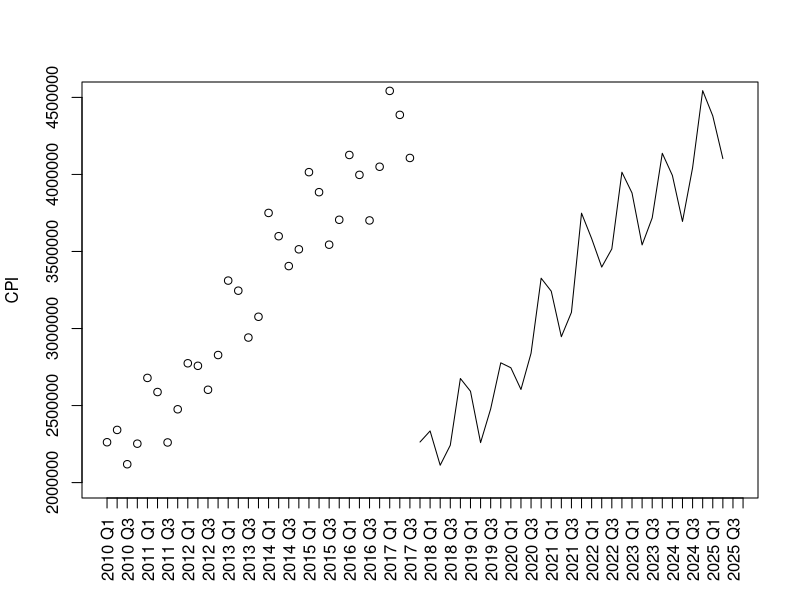

This chart was generated by the following R code:
# allows reading of excel sheets
library(readxl)
# allows writing of excel sheets
library(writexl)
library(zoo)

excel_sheets('financial_recleaned.xlsx')

input_sheet = read_excel("financial_recleaned.xlsx", sheet=1, col_names = TRUE)

#new dataframe

# zoo sequence to name year/quarter
quarters <- as.yearqtr(2011 + seq(0, 30)/4)
format(quarters, "%Y Quarter %q")
quarters <-  as.numeric(quarters)


quarterly_indexes = c()
for (i in 0:90) {
  if (i%%3==0) {
    quarterly_indexes <- c(quarterly_indexes, 5+i)
  }
}

rev_used = as.numeric(t(input_sheet[7,quarterly_indexes]))
rev_wholesale = as.numeric(t(input_sheet[8,quarterly_indexes]))
rev_other = as.numeric(t(input_sheet[13,quarterly_indexes]))
rev_total = as.numeric(t(input_sheet[15,quarterly_indexes]))

data <- data.frame(quarters, rev_used, rev_wholesale, rev_other, rev_total)
#rownames(data) <- quarters



fit <- lm(rev_total ~ quarters + rev_used + rev_wholesale, data=data)
#fit <- lm(rev_total ~ as.numeric(quarters), data=data)

summary(fit)
coef(fit)
x<-fitted(fit)

#c(data["rev_total"],rep(2011:2018))
#plot(c(data,rep(NA,12)),xaxt="n",ylab="CPI",xlab="",ylim=c(162,190))
#new.df <- data.frame(rev_used=c(3429247))
#predict(fit, )


#q <- as.numeric(quarters)
cpi<-c(rev_total)
#df <- data.frame(q,cpi)
#plot(df)+abline(lm(df$cpi~q))

#newQ <- as.data.frame(quarters)
#rep(newQ)

quarter<-rep(1:4,4)

plot(c(cpi,rep(NA,32)), xaxt="n", ylab="CPI",xlab="",ylim=c(2000000, 4500000))
#48, until 2025


#new_quarters <- as.yearqtr(2010 + seq(24, 47)/3)
#format(new_quarters, "%Y Quarter %q")
##new_quarters <-  as.numeric(new_quarters)
#newdata = data.frame(new_quarters)
#olddata = data.frame(quarters)

#old_data=data.frame(year=rep(c(2018, 2019, 2020, 2021, 2022, 2023, 2024, 2025), each=3), quarter=rep(1:3,1))
#testing=data.frame((year=new_quarters), quarter=rep(1:3,1))

year<-rep(2010:2025,each=4)
#newdata=data.frame(year=rep(c(2018, 2019, 2020, 2021, 2022, 2023, 2024, 2025), each=3), quarter=rep(1:3,1))
#newdata=data.frame(year=rep(c(2026, 2027, 2028, 2029, 2030, 2031, 2032, 2033), each=3), quarter=rep(1:3,1))


#predict(fit, newdata)
newdata=data.frame(year=rep(c(2018, 2019, 2020, 2021, 2022, 2023, 2024, 2025), each=4), quarter=rep(1:4,1))
newdata <- newdata[1:31,]
  



lines(32:62, predict(
  fit,
  newdata))
year<-rep(2010:2025,each=4)

axis(1,labels=paste(year,quarter,sep=" Q"),at=1:64,las=3)
#curve(fit, from=2010, to=2025, xlab="x", ylab="y")
#abline(coef(fit)[2010:2025])




